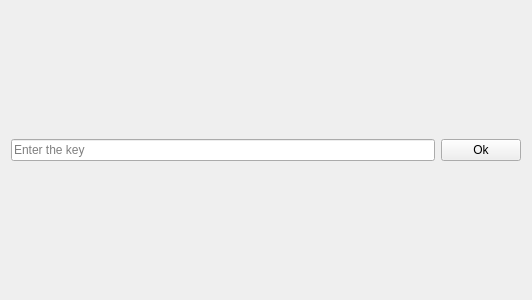
<?xml version="1.0" encoding="UTF-8"?>
<ui version="4.0">
 <class>KeyValidation</class>
 <widget class="QWidget" name="KeyValidation">
  <property name="geometry">
   <rect>
    <x>0</x>
    <y>0</y>
    <width>532</width>
    <height>300</height>
   </rect>
  </property>
  <property name="windowTitle">
   <string>Key</string>
  </property>
  <layout class="QHBoxLayout" name="horizontalLayout">
   <item>
    <widget class="QLineEdit" name="lineEdit">
     <property name="maxLength">
      <number>20</number>
     </property>
     <property name="placeholderText">
      <string>Enter the key</string>
     </property>
    </widget>
   </item>
   <item>
    <widget class="QPushButton" name="pushButton">
     <property name="text">
      <string>Ok</string>
     </property>
    </widget>
   </item>
  </layout>
 </widget>
 <resources/>
</ui>
